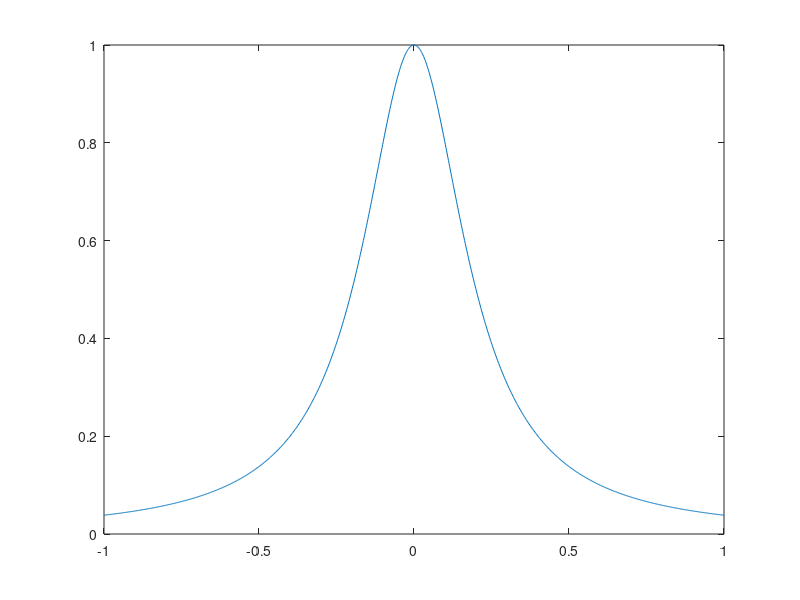

Write MATLAB code to recreate this figure. (Note: this script raises an error after producing the figure.)

n = 13;

f = @(x)(1./(1 + 25*x.^2));

xq = linspace(-1, 1, 1000);
y_true = f(xq);
plot(xq, y_true);
hold on

x = linspace(-1,1,n);
y = f(x);
yq = LagrangeInterp(x,y,xq);
plot(xq, yq);

yq = ChebyshevInterp(f, n, -1, 1, xq);
plot(xq, yq);

hold off

h = legend('$f(x)=\frac{1}{1+25x^2}$','equidistance interpolation','Chebyshev interpolation','location','south');
set(h,'Interpreter','latex');